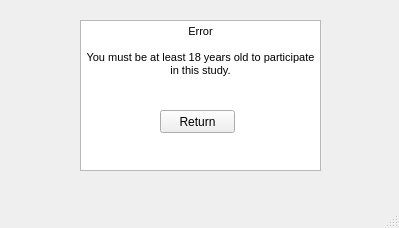
<?xml version="1.0" encoding="UTF-8"?>
<ui version="4.0">
 <class>MainWindow</class>
 <widget class="QMainWindow" name="MainWindow">
  <property name="geometry">
   <rect>
    <x>0</x>
    <y>0</y>
    <width>399</width>
    <height>228</height>
   </rect>
  </property>
  <property name="windowTitle">
   <string>MainWindow</string>
  </property>
  <widget class="QWidget" name="centralwidget">
   <widget class="QTextBrowser" name="textBrowser">
    <property name="geometry">
     <rect>
      <x>80</x>
      <y>20</y>
      <width>241</width>
      <height>151</height>
     </rect>
    </property>
    <property name="html">
     <string>&lt;!DOCTYPE HTML PUBLIC &quot;-//W3C//DTD HTML 4.0//EN&quot; &quot;http://www.w3.org/TR/REC-html40/strict.dtd&quot;&gt;
&lt;html&gt;&lt;head&gt;&lt;meta name=&quot;qrichtext&quot; content=&quot;1&quot; /&gt;&lt;style type=&quot;text/css&quot;&gt;
p, li { white-space: pre-wrap; }
&lt;/style&gt;&lt;/head&gt;&lt;body style=&quot; font-family:'MS Shell Dlg 2'; font-size:8.25pt; font-weight:400; font-style:normal;&quot;&gt;
&lt;p align=&quot;center&quot; style=&quot; margin-top:0px; margin-bottom:0px; margin-left:0px; margin-right:0px; -qt-block-indent:0; text-indent:0px;&quot;&gt;Error&lt;/p&gt;
&lt;p align=&quot;center&quot; style=&quot;-qt-paragraph-type:empty; margin-top:0px; margin-bottom:0px; margin-left:0px; margin-right:0px; -qt-block-indent:0; text-indent:0px;&quot;&gt;&lt;br /&gt;&lt;/p&gt;
&lt;p align=&quot;center&quot; style=&quot; margin-top:0px; margin-bottom:0px; margin-left:0px; margin-right:0px; -qt-block-indent:0; text-indent:0px;&quot;&gt;You must be at least 18 years old to participate in this study.&lt;/p&gt;&lt;/body&gt;&lt;/html&gt;</string>
    </property>
   </widget>
   <widget class="QPushButton" name="pushButton">
    <property name="geometry">
     <rect>
      <x>160</x>
      <y>110</y>
      <width>75</width>
      <height>23</height>
     </rect>
    </property>
    <property name="text">
     <string>Return</string>
    </property>
   </widget>
  </widget>
  <widget class="QMenuBar" name="menubar">
   <property name="geometry">
    <rect>
     <x>0</x>
     <y>0</y>
     <width>399</width>
     <height>21</height>
    </rect>
   </property>
  </widget>
  <widget class="QStatusBar" name="statusbar"/>
 </widget>
 <resources/>
 <connections/>
</ui>
